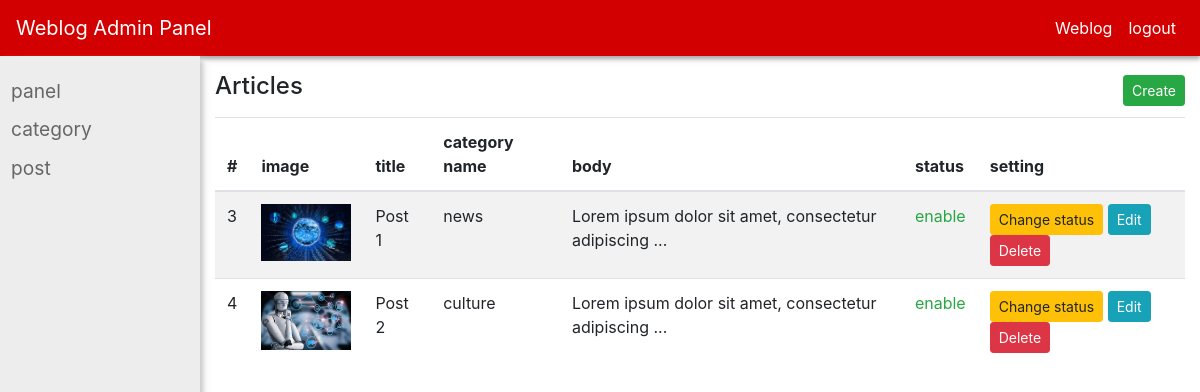
The app's page /panel/post/index.php (signed in) with its own data.
### tables this page shows
CREATE TABLE `posts` (
  `id` int(11) NOT NULL,
  `title` varchar(255) NOT NULL,
  `body` text NOT NULL,
  `cat_id` int(11) NOT NULL,
  `status` tinyint(4) NOT NULL DEFAULT 1,
  `image` text NOT NULL,
  `created_at` datetime NOT NULL,
  `updated_at` datetime DEFAULT NULL
);

CREATE TABLE `categories` (
  `id` int(11) NOT NULL,
  `name` varchar(255) NOT NULL,
  `created_at` datetime NOT NULL,
  `updated_at` datetime DEFAULT NULL
);

### functions/helpers.php (called while the page is built, shortened)
<?php
function asset($file){
    return trim(BASE_URL,'/ ').'/'.trim($file,'/ ');
}
function url($url){
    return trim(BASE_URL,'/ ').'/'.trim($url,'/ ');
}

### panel/post/index.php (the view, shortened to what this page needs)
<?php
require_once '../../functions/helpers.php';
?>
<!DOCTYPE html>
<html lang="en">
<head>
    <link rel="stylesheet" href="<?= asset('assets/css/bootstrap.min.css') ?>" media="all" type="text/css">
    <link rel="stylesheet" href="<?= asset('assets/css/style.css') ?>" media="all" type="text/css">
</head>
<body>
<section id="app">
    <?php require_once '../layouts/top-nav.php';?>
    <section class="container-fluid">
        <section class="row">
            <section class="col-md-2 p-0">
                <?php require_once '../layouts/sidebar.php';?>
            </section>
            <section class="col-md-10 pt-3">
                <section class="mb-2 d-flex justify-content-between align-items-center">
                    <h2 class="h4">Articles</h2>
                    <a href="create.php" class="btn btn-sm btn-success">Create</a>
                </section>
                <section class="table-responsive">
                    <table class="table table-striped table-">
                        <thead>
                        <tr>
                            <th>#</th>
                            <th>image</th>
                            <th>title</th>
                            <th>category name</th>
                            <th>body</th>
                            <th>status</th>
                            <th>setting</th>
                        </tr>
                        </thead>
                        <tbody>
                        <?php
                        global $pdo;
                        $query = "SELECT php_project.posts.*,php_project.categories.name AS category_name FROM php_project.posts LEFT JOIN
                            php_project.categories ON php_project.posts.cat_id = php_project.categories.id";
                        $statment = $pdo->prepare($query);
                        $statment->execute();
                        $posts = $statment->fetchAll();
                        foreach ($posts as $post){?>
                            <tr>
                                <td><?= $post->id ?></td>
                                <td><img style="width: 90px;" src="<?= asset($post->image) ?>"></td>
                                <td><?= $post->title ?></td>
                                <td><?= $post->category_name ?></td>
                                <td><?= substr($post->body,0,50).' ...' ?></td>
                                <td>
                                    <?php if($post->status == 1) { ?>
                                    <span class="text-success">enable</span>
                                    <?php }else { ?>
                                    <span class="text-danger">disable</span>
                                    <?php } ?>
                                </td>
                                <td>
                                    <a href="<?= url('panel/post/change_status.php?post_id=').$post->id ?>" class="btn btn-warning btn-sm">Change status</a>
                                    <a href="<?= url('panel/post/edit.php?post_id=').$post->id ?>" class="btn btn-info btn-sm">Edit</a>
                                    <a href="<?= url('panel/post/delete.php?post_id=').$post->id ?>" class="btn btn-danger btn-sm">Delete</a>
                                </td>
                            </tr>
                            <?php
                        }
                        ?>
                        </tbody>
                    </table>
                </section>
            </section>
        </section>
    </section>
</section>
</body>
</html>

### panel/layouts/top-nav.php (shortened to what this page needs)
<nav class="navbar navbar-expand-lg navbar-dark bg-red">
    <a class="navbar-brand" href="<?= url('panel') ?>">Weblog Admin Panel</a>
    <a class="text-decoration-none text-white px-2" href="<?= url('index.php') ?>">Weblog</a>
    <a class="text-decoration-none text-white px-2" href="<?= url('auth/logout.php') ?>">logout</a>
</nav>

### panel/layouts/sidebar.php
<section class="sidebar">
    <section class="sidebar-link">
        <a href="<?= url('panel') ?>">panel</a>
    </section>
    <section class="sidebar-link">
        <a href="<?= url('panel/category') ?>">category</a>
    </section>
    <section class="sidebar-link">
        <a href="<?= url('panel/post') ?>">post</a>
    </section>
</section>

### assets/css/style.css (style rules this page uses)
.bg-red { background-color: rgb(210, 0, 1); box-shadow: 0px 3px 4px #aaaaaa, 0px 4px 8px #ededed; }
.sidebar { min-height: Calc(100vh - 3.5rem); background-color: #ededed; box-shadow: 3px 5px 4px #cccccc, 5px 7px 8px #ededed; padding-top: 1rem; }
.sidebar-link > a { text-decoration: none; display: block; color: #666666; border-left: 3px solid rgba(0,0,0,0); background-color: rgba(0,0,0,0); padding: .3rem .5rem; font-size: 1.2rem; transition: all .4s; }

### records on screen
posts: id "3", image (picture), title "Post 1", categories.name "news", body "Lorem ipsum dolor sit amet, consectetur adipiscing", status "enable"
posts: id "4", image (picture), title "Post 2", categories.name "culture", body "Lorem ipsum dolor sit amet, consectetur adipiscing", status "enable"
